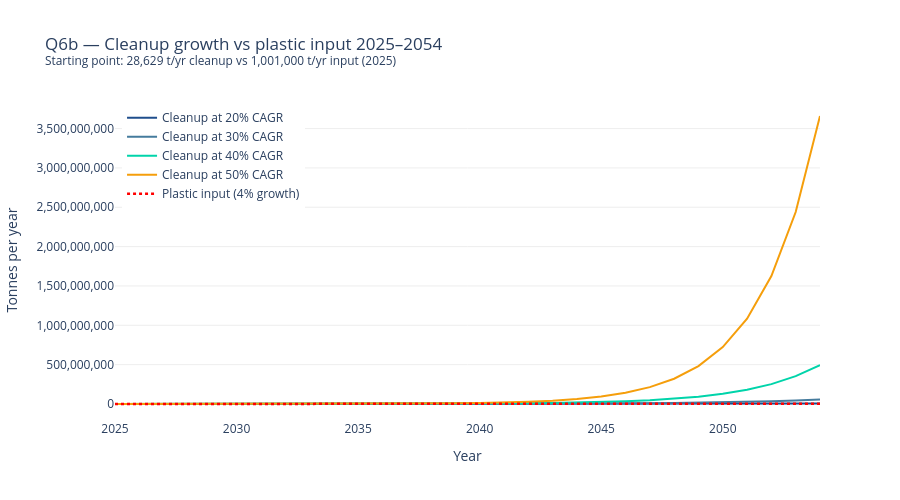

The code cell stored with this chart in its notebook:
### Markdown cell above
> **H3 partially confirmed:** At the historical **40% CAGR**, cleanup reaches parity around **2036-2037** — before 2040. ✅
> However, this assumes plastic input stays flat.
> With **4% annual plastic production growth**, parity shifts to **2037** — still before 2040, but only just.
> And by then plastic input will have grown to ~**1.4-1.6M t/yr** — the problem is 40-60% bigger than today.
> **H3 is confirmed but with an important caveat:** cleanup alone cannot solve this without production reduction.

### Code cell
fig2 = plot_growth_projection(growth_rates)
fig2.show()
